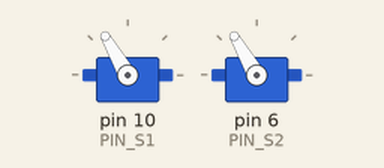
Recording of a sketch running on a simulated Arduino Uno, built with avr-gcc and run on an emulated ATmega328P. On the bench: 2 × servo.

Above: at 5.05 s.
At 13.0 s:
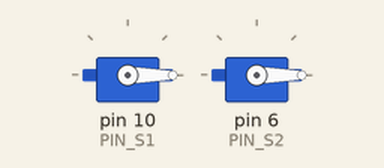
Timing chart, 0 to 15.4 s (numbered marks = the images above):
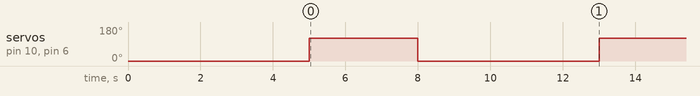

The sketch:

Porsi_acaso.ino
```cpp
#include <Servo.h>

const int PIN_S1 =10;
const int PIN_S2 = 6;

const int POS_A = 0;
const int POS_B = 120;
const int PAUSA_INICIAL = 5000;
const int PAUSA_1 = 3000;
const int PAUSA_2 = 5000;

Servo servo1;
Servo servo2;

void setup() {
  servo1.attach(PIN_S1);
  servo2.attach(PIN_S2);
  //posicion inicial
  servo1.write(POS_A);
  servo2.write(POS_A);
  delay (PAUSA_INICIAL);
}

void loop() {
//ir a posocion B
  servo1.write(POS_B);
  servo2.write(POS_B);
  delay(PAUSA_1);
// vuelta a A
  servo1.write(POS_A);
  servo2.write(POS_A);
  delay(PAUSA_2);
}
```

Measured:
- by itself, servo on pin 10 (PIN_S1), servo on pin 6 (PIN_S2): alternates 120° for 3.0 s and 0° for 5.0 s
